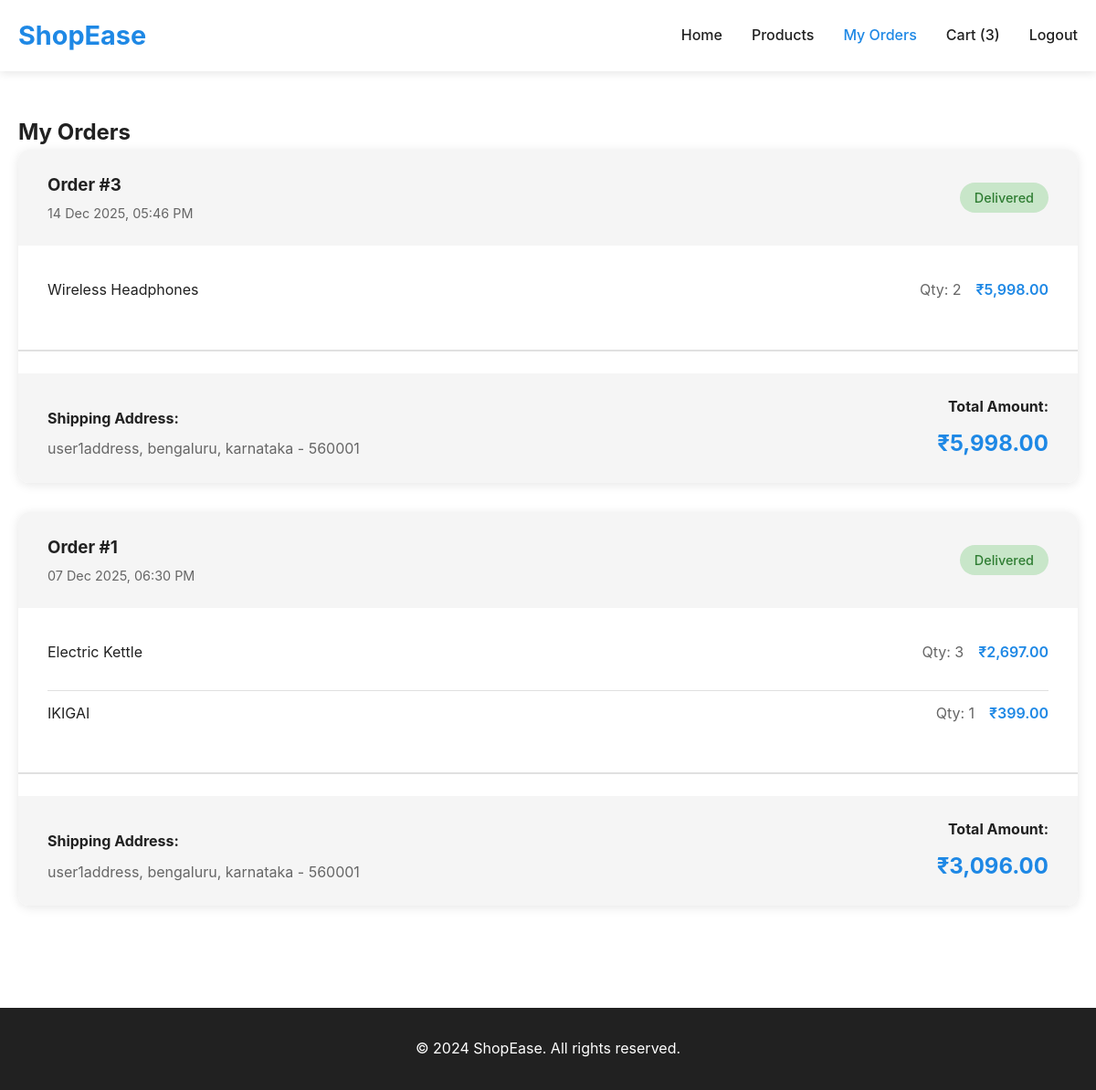
The app's page /shopease/orders.php (signed in) with its own data.
### tables this page shows
CREATE TABLE `orders` (
  `id` int(11) NOT NULL,
  `user_id` int(11) NOT NULL,
  `total_amount` decimal(10,2) NOT NULL,
  `payment_method` varchar(50) DEFAULT 'Cash on Delivery',
  `status` enum('Pending','Processing','Shipped','Delivered','Cancelled') DEFAULT 'Pending',
  `shipping_address` text NOT NULL,
  `shipping_city` varchar(50) DEFAULT NULL,
  `shipping_state` varchar(50) DEFAULT NULL,
  `shipping_pincode` varchar(10) DEFAULT NULL,
  `order_date` timestamp NOT NULL DEFAULT current_timestamp()
);

CREATE TABLE `order_items` (
  `id` int(11) NOT NULL,
  `order_id` int(11) NOT NULL,
  `product_id` int(11) NOT NULL,
  `quantity` int(11) NOT NULL,
  `price` decimal(10,2) NOT NULL
);

CREATE TABLE `products` (
  `id` int(11) NOT NULL,
  `category_id` int(11) NOT NULL,
  `name` varchar(200) NOT NULL,
  `description` text DEFAULT NULL,
  `price` decimal(10,2) NOT NULL,
  `stock` int(11) DEFAULT 0,
  `image` varchar(255) DEFAULT NULL,
  `featured` tinyint(1) DEFAULT 0,
  `created_at` timestamp NOT NULL DEFAULT current_timestamp()
);

### shopease/php/functions.php (called while the page is built, shortened)
<?php
function get_cart_count($conn, $user_id) {
    $stmt = $conn->prepare("SELECT SUM(quantity) as total FROM cart WHERE user_id = ?");
    $stmt->bind_param("i", $user_id);
    $stmt->execute();
    $result = $stmt->get_result();
    $row = $result->fetch_assoc();
    return $row['total'] ?? 0;
}
function format_price($price) {
    return '₹' . number_format($price, 2);
}
?>

### shopease/orders.php (the view, shortened to what this page needs)
<?php
require_once 'php/config.php';
require_once 'php/functions.php';
$user_id = $_SESSION['user_id'];
$stmt = $conn->prepare("SELECT * FROM orders WHERE user_id = ? ORDER BY order_date DESC");
$stmt->bind_param("i", $user_id);
$stmt->execute();
$orders = $stmt->get_result()->fetch_all(MYSQLI_ASSOC);
$cart_count = get_cart_count($conn, $user_id);
?>
<!DOCTYPE html>
<html lang="en">
<head>
    <link rel="stylesheet" href="css/style.css">
</head>
<body>
    <header>
        <div class="container">
            <div class="header-content">
                <div class="logo">
                    <h1><a href="index.php">ShopEase</a></h1>
                </div>
                <nav>
                    <ul>
                        <li><a href="index.php">Home</a></li>
                        <li><a href="products.php">Products</a></li>
                        <li><a href="orders.php" class="active">My Orders</a></li>
                        <li><a href="cart.php">Cart (<?php echo $cart_count; ?>)</a></li>
                        <li><a href="logout.php">Logout</a></li>
                    </ul>
                </nav>
            </div>
        </div>
    </header>
    <section class="orders-section">
        <div class="container">
            <h2>My Orders</h2>
            <?php if (empty($orders)): ?>
                <div class="no-orders">
                    <p>You haven't placed any orders yet.</p>
                    <a href="products.php" class="btn">Start Shopping</a>
                </div>
            <?php else: ?>
                <div class="orders-list">
                    <?php foreach ($orders as $order): ?>
                        <?php
                        $stmt = $conn->prepare("SELECT oi.*, p.name
                                               FROM order_items oi
                                               JOIN products p ON oi.product_id = p.id
                                               WHERE oi.order_id = ?");
                        $stmt->bind_param("i", $order['id']);
                        $stmt->execute();
                        $order_items = $stmt->get_result()->fetch_all(MYSQLI_ASSOC);
                        ?>
                        <div class="order-card">
                            <div class="order-header">
                                <div class="order-info">
                                    <h3>Order #<?php echo $order['id']; ?></h3>
                                    <p class="order-date"><?php echo date('d M Y, h:i A', strtotime($order['order_date'])); ?></p>
                                </div>
                                <div class="order-status">
                                    <span class="status-badge status-<?php echo strtolower($order['status']); ?>">
                                        <?php echo $order['status']; ?>
                                    </span>
                                </div>
                            </div>
                            <div class="order-items">
                                <?php foreach ($order_items as $item): ?>
                                <div class="order-item">
                                    <span class="item-name"><?php echo htmlspecialchars($item['name']); ?></span>
                                    <span class="item-quantity">Qty: <?php echo $item['quantity']; ?></span>
                                    <span class="item-price"><?php echo format_price($item['price'] * $item['quantity']); ?></span>
                                </div>
                                <?php endforeach; ?>
                            </div>
                            <div class="order-footer">
                                <div class="shipping-address">
                                    <strong>Shipping Address:</strong>
                                    <p><?php echo htmlspecialchars($order['shipping_address']); ?>,
                                       <?php echo htmlspecialchars($order['shipping_city']); ?>,
                                       <?php echo htmlspecialchars($order['shipping_state']); ?> -
                                       <?php echo htmlspecialchars($order['shipping_pincode']); ?></p>
                                </div>
                                <div class="order-total">
                                    <strong>Total Amount:</strong>
                                    <span class="total-price"><?php echo format_price($order['total_amount']); ?></span>
                                </div>
                            </div>
                        </div>
                    <?php endforeach; ?>
                </div>
            <?php endif; ?>
        </div>
    </section>
    <footer>
        <div class="container">
            <p>&copy; 2024 ShopEase. All rights reserved.</p>
        </div>
    </footer>
</body>
</html>

### shopease/css/style.css (style rules this page uses)
* { margin: 0; padding: 0; box-sizing: border-box; }
:root { --primary-color: #1E88E5; --primary-hover: #1976D2; --primary-light: #E3F2FD; --text-dark: #212121; --text-gray: #666; --border-color: #E0E0E0; --bg-light: #F5F5F5; --success: #4CAF50; --error: #F44336; --warning: #FF9800; }
body { font-family: -apple-system, BlinkMacSystemFont, 'Segoe UI', Roboto, 'Helvetica Neue', Arial, sans-serif; line-height: 1.6; color: var(--text-dark); background: #fff; }
a { text-decoration: none; color: inherit; }
.container { max-width: 1200px; margin: 0 auto; padding: 0 20px; }
header { background: #fff; box-shadow: 0 2px 10px rgba(0,0,0,0.1); position: sticky; top: 0; z-index: 100; }
.header-content { display: flex; justify-content: space-between; align-items: center; padding: 1rem 0; }
.logo h1 { font-size: 1.8rem; color: var(--primary-color); }
.logo a { color: var(--primary-color); }
nav ul { display: flex; list-style: none; gap: 2rem; }
nav a { color: var(--text-dark); font-weight: 500; transition: color 0.3s; }
nav a:hover, nav a.active { color: var(--primary-color); }
section { padding: 4rem 0; }
.item-price { color: var(--text-gray); margin-bottom: 1rem; }
.order-items { margin-bottom: 1.5rem; padding-bottom: 1.5rem; border-bottom: 2px solid var(--border-color); }
.order-item { display: flex; justify-content: space-between; padding: 0.75rem 0; }
.orders-section { min-height: calc(100vh - 200px); padding: 3rem 0; }
.orders-list { display: flex; flex-direction: column; gap: 2rem; }
.order-card { background: #fff; border-radius: 12px; box-shadow: 0 2px 12px rgba(0,0,0,0.1); overflow: hidden; }
.order-header { display: flex; justify-content: space-between; align-items: center; padding: 1.5rem 2rem; background: var(--bg-light); }
.order-info h3 { color: var(--text-dark); margin-bottom: 0.25rem; }
.order-date { color: var(--text-gray); font-size: 0.9rem; }
.status-badge { padding: 0.5rem 1rem; border-radius: 20px; font-size: 0.9rem; font-weight: 500; }
.status-delivered { background: #C8E6C9; color: #2E7D32; }
.order-items { padding: 1.5rem 2rem; }
.order-item { display: flex; justify-content: space-between; padding: 0.75rem 0; border-bottom: 1px solid var(--border-color); }
.order-item:last-child { border-bottom: none; }
.item-name { flex: 1; }
.item-quantity { color: var(--text-gray); margin: 0 1rem; }
.item-price { font-weight: 600; color: var(--primary-color); }
.order-footer { display: flex; justify-content: space-between; align-items: flex-end; padding: 1.5rem 2rem; background: var(--bg-light); }
.shipping-address { flex: 1; }
.shipping-address p { color: var(--text-gray); margin-top: 0.5rem; }
.order-total { text-align: right; }
.total-price { display: block; font-size: 1.5rem; font-weight: 700; color: var(--primary-color); margin-top: 0.5rem; }
footer { background: var(--text-dark); color: #fff; text-align: center; padding: 2rem 0; margin-top: 4rem; }

### records on screen
orders: id "3", order_date "14 Dec 2025, 05:46 PM", status "Delivered", shipping_address "user1address", shipping_city "bengaluru", shipping_state "karnataka", shipping_pincode "560001", total_amount "₹5,998.00"
order_items: product.name "Wireless Headphones", quantity "2", format_price($item['price'] * $item['quantity']) "₹5,998.00"
orders: id "1", order_date "07 Dec 2025, 06:30 PM", status "Delivered", shipping_address "user1address", shipping_city "bengaluru", shipping_state "karnataka", shipping_pincode "560001", total_amount "₹3,096.00"
order_items: product.name "Electric Kettle", quantity "3", format_price($item['price'] * $item['quantity']) "₹2,697.00"
order_items: product.name "IKIGAI", quantity "1", format_price($item['price'] * $item['quantity']) "₹399.00"

### other values on screen
$cart_count "3"
